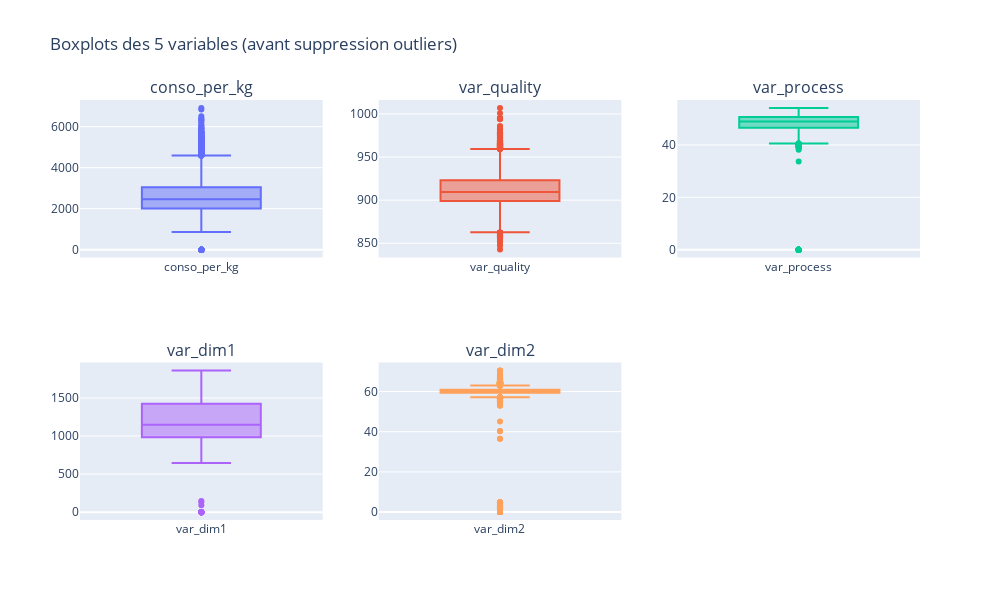

Notebook cell for this chart:
### Markdown cell above
## Suppression des outliers

### Code cell
cols = [target, 'var_quality','var_process','var_dim1','var_dim2']

# Création d'une grille 2 lignes × 3 colonnes
fig = make_subplots(rows=2, cols=3, subplot_titles=cols)

# Ajout des boxplots
for i, col in enumerate(cols):
    row = i // 3 + 1
    col_pos = i % 3 + 1
    fig.add_trace(go.Box(y=data[col], name=col), row=row, col=col_pos)

fig.update_layout(
    height=600, width=1000,
    title_text="Boxplots des 5 variables (avant suppression outliers)",
    showlegend=False
)

fig.show()

### Figure 1 — Plotly figure (JSON) as saved in the notebook; plotly's stock layout.template omitted (floating-point values rounded to 4 significant figures; data arrays with more than 128 entries replaced by an {"elided": "..."} marker saying what was removed)
{"data": [{"name": "conso_per_kg", "type": "box", "xaxis": "x", "y": {"elided": "58542 float values"}, "yaxis": "y"}, {"name": "var_quality", "type": "box", "xaxis": "x2", "y": {"elided": "58542 float values"}, "yaxis": "y2"}, {"name": "var_process", "type": "box", "xaxis": "x3", "y": {"elided": "58542 float values"}, "yaxis": "y3"}, {"name": "var_dim1", "type": "box", "xaxis": "x4", "y": {"elided": "58542 float values"}, "yaxis": "y4"}, {"name": "var_dim2", "type": "box", "xaxis": "x5", "y": {"elided": "58542 float values"}, "yaxis": "y5"}], "layout": {"annotations": [{"font": {"size": 16}, "showarrow": false, "text": "conso_per_kg", "x": 0.1444, "xanchor": "center", "xref": "paper", "y": 1, "yanchor": "bottom", "yref": "paper"}, {"font": {"size": 16}, "showarrow": false, "text": "var_quality", "x": 0.5, "xanchor": "center", "xref": "paper", "y": 1, "yanchor": "bottom", "yref": "paper"}, {"font": {"size": 16}, "showarrow": false, "text": "var_process", "x": 0.8556, "xanchor": "center", "xref": "paper", "y": 1, "yanchor": "bottom", "yref": "paper"}, {"font": {"size": 16}, "showarrow": false, "text": "var_dim1", "x": 0.1444, "xanchor": "center", "xref": "paper", "y": 0.375, "yanchor": "bottom", "yref": "paper"}, {"font": {"size": 16}, "showarrow": false, "text": "var_dim2", "x": 0.5, "xanchor": "center", "xref": "paper", "y": 0.375, "yanchor": "bottom", "yref": "paper"}], "height": 600, "showlegend": false, "title": {"text": "Boxplots des 5 variables (avant suppression outliers)"}, "width": 1000, "xaxis": {"anchor": "y", "domain": [0, 0.2889]}, "xaxis2": {"anchor": "y2", "domain": [0.3556, 0.6444]}, "xaxis3": {"anchor": "y3", "domain": [0.7111, 1]}, "xaxis4": {"anchor": "y4", "domain": [0, 0.2889]}, "xaxis5": {"anchor": "y5", "domain": [0.3556, 0.6444]}, "xaxis6": {"anchor": "y6", "domain": [0.7111, 1]}, "yaxis": {"anchor": "x", "domain": [0.625, 1]}, "yaxis2": {"anchor": "x2", "domain": [0.625, 1]}, "yaxis3": {"anchor": "x3", "domain": [0.625, 1]}, "yaxis4": {"anchor": "x4", "domain": [0, 0.375]}, "yaxis5": {"anchor": "x5", "domain": [0, 0.375]}, "yaxis6": {"anchor": "x6", "domain": [0, 0.375]}}}
